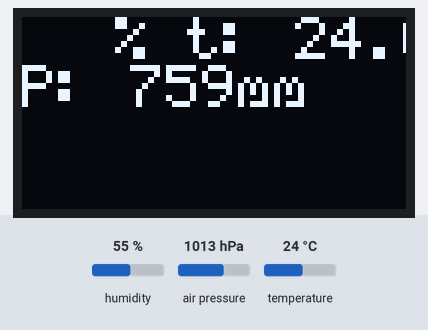
Simulated run of this sketch. Board: Arduino Uno, built with avr-gcc and run on an emulated ATmega328P. On the bench: 128×64 one-colour display. The inputs (shaded band) are chosen by the test bench; at power-on: humidity 55 %, air pressure 1013 hPa, temperature 24 °C.

Above: at 2.62 s.
2.9 s: humidity set to 22 %
At 4.73 s:
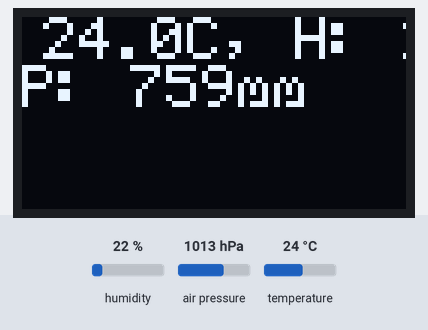
5.6 s: air pressure set to 952 hPa
At 6.23 s:
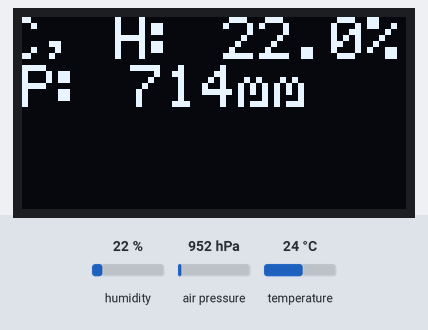
8.3 s: temperature set to 12 °C
At 10.44 s:
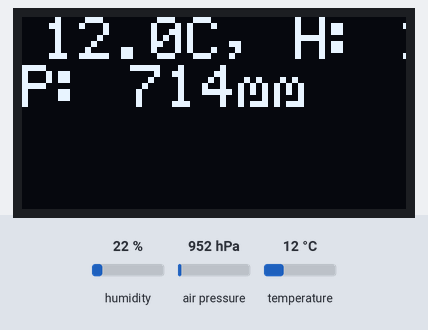
11.7 s: air pressure set to 975 hPa
At 12.24 s:
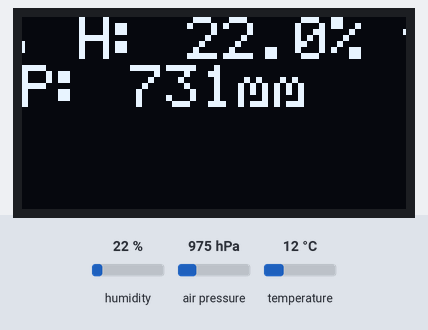
14.4 s: humidity set to 40 %
At 16.45 s:
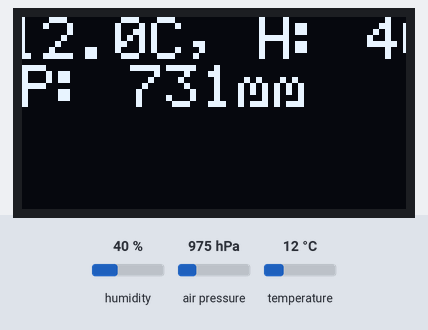
17.8 s: air pressure set to 1000 hPa
At 18.25 s:
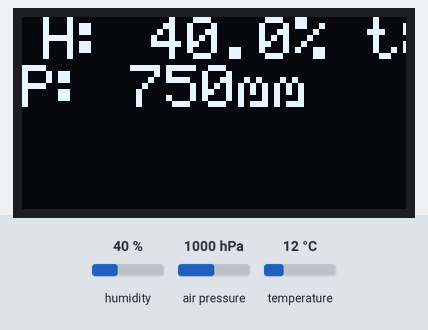

The sketch:

main.ino
```cpp
// метеостанция на oled 64x128, dht22, bmp085

// bmp085
// SDA = ANALOG 4
// SCL = ANALOG 5

#include "SSD1306Ascii.h"
#include "SSD1306AsciiSoftSpi.h"
#include <dhtnew.h>
#include <Adafruit_BMP085.h>
#include <EEPROM.h>

// pin definitions
#define OLED_CS_PIN    7
#define OLED_RST_PIN   8
#define OLED_DC_PIN    9
#define OLED_MOSI_PIN 11
#define OLED_CLK_PIN  10

#define DHT_PIN  4
#define DHT_TYPE 22

#define RTN_CHECK 1
#define TICKER_DELAY 25
#define GET_DHT_DELAY 2000
#define GET_BMP_DELAY 3600000
//#define GET_BMP_DELAY 1000

#define P_HISTORY_DEPTH 25
TickerState state;

SSD1306AsciiSoftSpi oled;
DHTNEW dht(DHT_PIN);
Adafruit_BMP085 bmp;
//------------------------------------------------------------------------------

int EEMEM pressure_addr[P_HISTORY_DEPTH+1];

//------------------------------------------------------------------------------
int pressure[P_HISTORY_DEPTH];

void printPressureHistory(void);

void setup() {
  EEPROM.get((int)&pressure_addr, pressure);

  oled.begin(&Adafruit128x64, OLED_CS_PIN, OLED_DC_PIN, OLED_CLK_PIN, OLED_MOSI_PIN, OLED_RST_PIN);
  oled.setFont(lcd5x7);
  oled.clear();

  printPressureHistory();

  oled.tickerInit(&state, lcd5x7, 0, true);\

  dht.setType(DHT_TYPE);

  bmp.begin(BMP085_STANDARD);

}
//------------------------------------------------------------------------------
uint32_t tickTime = 0;
uint32_t getDHTTime = 0;
uint32_t getBMPTime = GET_BMP_DELAY;
uint32_t currMills;

String ticker;


const unsigned char hours[4] = {3, 6, 12, P_HISTORY_DEPTH - 1};
//------------------------------------------------------------------------------

void loop() {

  currMills = millis();

  // чтение температуры и влажности и запись в строку тикера
  if (getDHTTime <= currMills) {
    getDHTTime = currMills + GET_DHT_DELAY;

    int chk = dht.read();
    if (chk != DHTLIB_WAITING_FOR_READ) {
      ticker = "% t: " + String(dht.getTemperature(), 1) + "C, H: " + String(dht.getHumidity(), 1);
    }

    double p = 0;
    modf(bmp.readPressure() / 133.3, &p);
    pressure[0] = int(p);

    oled.set2X();

    char pDir = ' ';
    if (pressure[12] != 0) {
      if (pressure[0] < pressure[12]) {
        pDir = 'v';
      }
      if (pressure[0] > pressure[12]) {
        pDir = '^';
      }
      else {
        pDir = '-';
      }
    }

    String pString = "P: " + String(pressure[0]) + "mm " + pDir;
    oled.setCursor(0, 2);
    oled.print(pString);

  }

  // чтение давления
  if (getBMPTime <= currMills) {
    getBMPTime = currMills + GET_BMP_DELAY;

    for (int i = P_HISTORY_DEPTH - 1; i > 0 ; i--) {
      pressure[i] = pressure[i - 1];
    }

    EEPROM.put((int)&pressure_addr, pressure);

    printPressureHistory();

  }

  //  обновление тикера
  if (tickTime <= currMills) {
    tickTime = currMills + TICKER_DELAY;

    // Should check for error. rtn < 0 indicates error.
    int8_t rtn = oled.tickerTick(&state);

    // See above for definition of RTN_CHECK.
    if (rtn <= RTN_CHECK) {
      // Should check for error. Return of false indicates error.
      oled.tickerText(&state, ticker);
    }
  }
}

void printPressureHistory() {
  oled.set1X();

  int pDelta;

  for (int i = 0; i < 4; i++) {
    if (pressure[hours[i]] != 0) {
      pDelta = pressure[0] - pressure[hours[i]];
      String pString = (hours[i] < 10 ? " " : "") +
                       String(hours[i]) + ": " + String(pressure[hours[i]]) + "mm "
                       +  (pDelta != 0 ? "| " + String(pDelta) + "    " : "     ");
      oled.setCursor(0, 4 + i);
      oled.print(pString);
    }
  }
}
```
